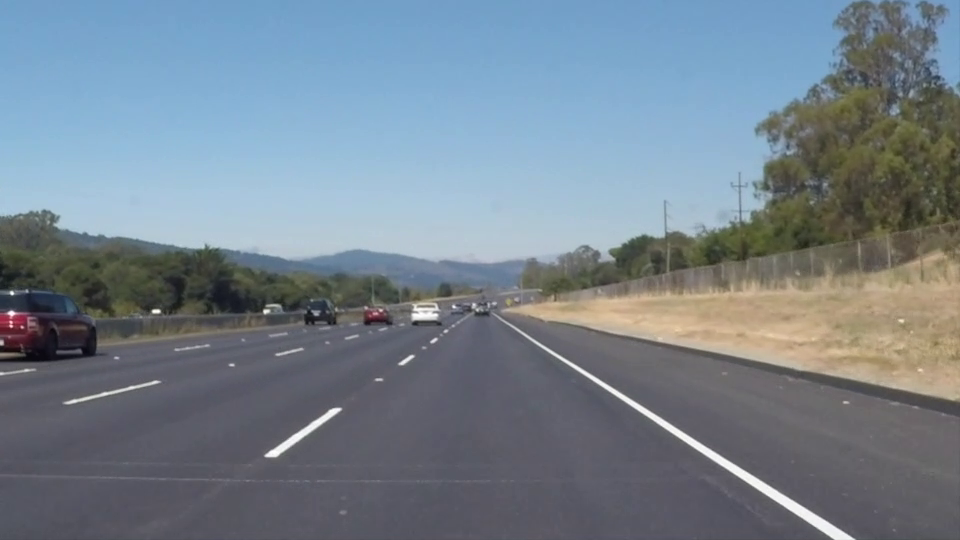
#> input picture frame 22 of solidWhiteRight.mp4, 960 x 540 px, given in place of seg1.mp4, which was not available
$ python hough3.py
#> lines starting #> are read from the running program, lines starting #| are printed output that depends on the picture; after the words box and inside, x2 and y2 are one past the last pixel; in counts of white or black regions, pixels touching at a corner belong together; pictures that were not available may be replaced by others from this repository, and a replacement may not be noted
### findroidot.py
# -*- coding: utf-8 -*-
"""
Created on Thu Apr 21 13:52:05 2022

@author: 지원
"""


import cv2
import numpy as np
import time

#외곽선 찾기
def findvertex(img):


    hsvLower = np.array([0, 0, 213]) # 추출할 색의 하한
    hsvUpper = np.array([130, 255, 255]) # 추출할 색의 상한
    hsv = cv2.cvtColor(img, cv2.COLOR_BGR2HSV) # 이미지를 HSV으로 변환
    hsv_mask = cv2.inRange(hsv, hsvLower, hsvUpper)


    '''cv2.imshow('HSV_test1', hsv_mask)'''


    contours, hierarchy = cv2.findContours(hsv_mask, cv2.RETR_EXTERNAL, cv2.CHAIN_APPROX_NONE)


    #image = cv2.drawContours(img, contours, -1, (0,255,0), 3)

    #cv2.imshow('line',image)
    return contours


#외곽선들 중에서 가장 큰 영역 찾기

# [106 lines left out: functions majorcontour, region_of_interest, topline, bottomline, minmax, finddot, not called in this run]


"""
start = time.time()
path = 'C:/jiwon/please/segmentation/outputs/result_1'
img_name = 'um_road_000003.png'
full_path = path + '/' +img_name

img_array = np.fromfile(full_path, np.uint8)
img = cv2.imdecode(img_array, cv2.IMREAD_COLOR)

h, w, c = img.shape

cv2.imshow('first', img)


contours = findvertex(img)
contour = majorcontour(contours)

# roi 그리기
roi = region_of_interest(img,[contour], (0, 0, 255))

cv2.imshow('roi', roi)


#최상점, 최하점
#contour[:,:,1]는 contour에서 y값만을 모은 배열


'''cv2.circle(img,leftmost,5,(0,0,255),-1)
cv2.circle(img,rightmost,5,(0,0,255),-1) '''

# 최상점, 최하점 빨간 점으로 표시


#cv2.imshow("dot",img)

#상한, 하한 선 그리기
t1 = topline(roi, contour, w,20)
b1 = bottomline(roi,contour,w,-20)


#그린 선을 기준으로 점 찾기
finddot(roi,contour,t1,b1,2)


cv2.imshow("finddot",roi)
print("time :", time.time() - start)


cv2.waitKey(0)
cv2.destroyAllWindows()


"""

### hough3.py
# -*- coding: utf-8 -*-
"""
Created on Tue Mar 29 17:46:12 2022

@author: 지원
"""

import matplotlib.image as mpimg
import numpy as np
import os
import io
import cv2
import math
import pickle
import findroidot as fr
import time

red = (0, 0, 255)
green = (0, 255, 0)
blue = (255, 0, 0)
white = (255, 255, 255)
yellow = (0, 255, 255)
deepgray = (43, 43, 43)

cyan = (255, 255, 0)
magenta = (255, 0, 255)
lime = (0, 255, 128)

font = cv2.FONT_HERSHEY_SIMPLEX
pts = np.array([[0, 0], [0, 0], [0, 0], [0, 0]], np.int32)
pts = pts.reshape((-1, 1, 2))

l_pos, r_pos, l_cent, r_cent = 0, 0, 0, 0
uxhalf, uyhalf, dxhalf, dyhalf = 0, 0, 0, 0
l_center, r_center, lane_center = ((0, 0)), ((0, 0)), ((0, 0))
next_frame = (0, 0, 0, 0, 0, 0, 0, 0)
first_frame = 1


# [15 lines left out: function region_of_interest, not called in this run]


def grayscale(img):
        return cv2.cvtColor(img, cv2.COLOR_RGB2GRAY)

def gaussoan_blur(img,ksize):
        return cv2.GaussianBlur(img,(ksize,ksize),0)

def canny(img,lt,ht):
    return cv2.Canny(img,lt,ht)

def get_slope(x1,y1,x2,y2):
    return (y2-y1)/(x2-x1)

# [113 lines left out: functions drawline, hough_lines, not called in this run]


def weighted_img(img, inimg, a= 0.8, b=1.0 ,c =0.0):
    return cv2.addWeighted(inimg, a, img, b, c)

# [52 lines left out: functions visualize, Region, not called in this run]


cap = cv2.VideoCapture("C:/jiwon/please/seg1.mp4")
pt = 0
fps = 50

while (cap.isOpened()):
    ret, image = cap.read()
#> image is the input picture: shape (540, 960, 3); mean B, G, R 141.9, 130.7, 117.7

    ct = time.time()-pt
    if(ret is True)and(ct>1./fps) :
        height, width = image.shape[:2] #이미지 높이, 너비
#> height = 540; width = 960
        ksize = 5

        gray = grayscale(image) #이미지를 회색화
#> in grayscale, `return cv2.cvtColor(img, cv2.COLOR_RGB2GRAY)`:
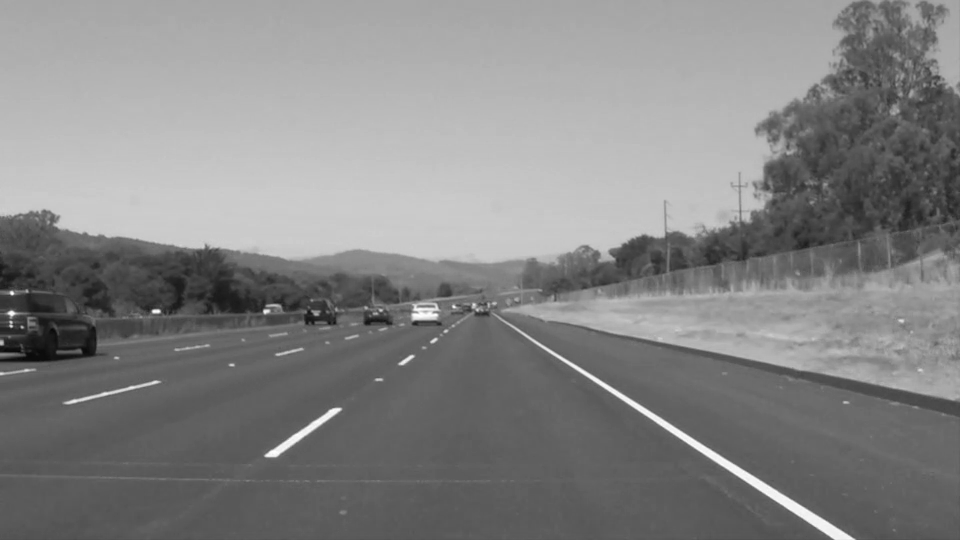
#> returned value: shape (540, 960); min 6, max 255, mean 132.6
        gaus = gaussoan_blur(gray,ksize) #라인을 부드럽게 해주는 가우시안 블러
        lt =100
        ht =150
        can= canny(gaus,lt,ht) #선을 검출하는 canny detection
#> in canny, `return cv2.Canny(img,lt,ht)`:
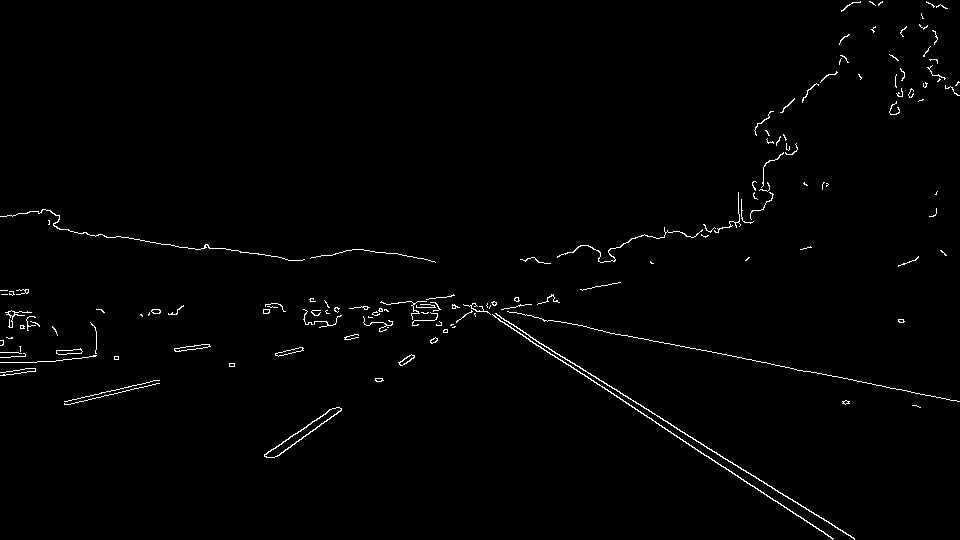
#> returned value: shape (540, 960); 1.1% white in thin lines or dots

        #cv2.imshow('can',can)
        contours = fr.findvertex(image) + fr.findvertex1(image)
#> in findvertex, `hsv = cv2.cvtColor(img, cv2.COLOR_BGR2HSV)`: hsv: shape (540, 960, 3); mean H, S, V 94.9, 54.6, 147.7
#> in findvertex, `hsv_mask = cv2.inRange(hsv, hsvLower, hsvUpper)`:
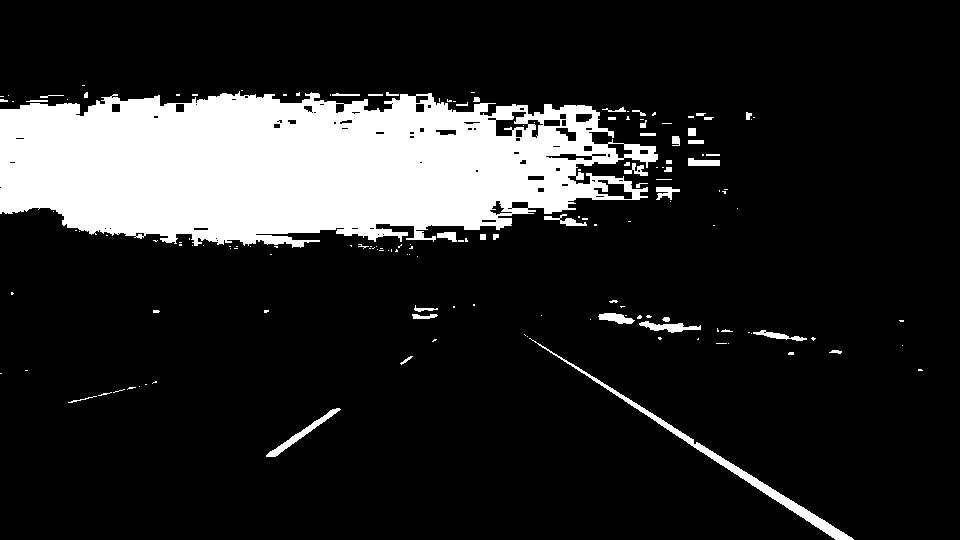
#> hsv_mask: shape (540, 960); 15.4% white; 157 white regions (112 under 20 px)
#> in findvertex, `contours, hierarchy = cv2.findContours(hsv_mask, cv2.RETR_EXTERNAL, cv..`: contours = 155 contours, 128 with area under 20; largest, box (x1, y1, x2, y2) and area: (0, 91, 658, 248) 75309, (529, 338, 854, 540) 1886, (266, 408, 341, 457) 428, (639, 321, 701, 333) 286, (598, 313, 635, 324) 213
#> (the run stopped early here; a loop or call above may not have finished)

$ run again, starting later in the video
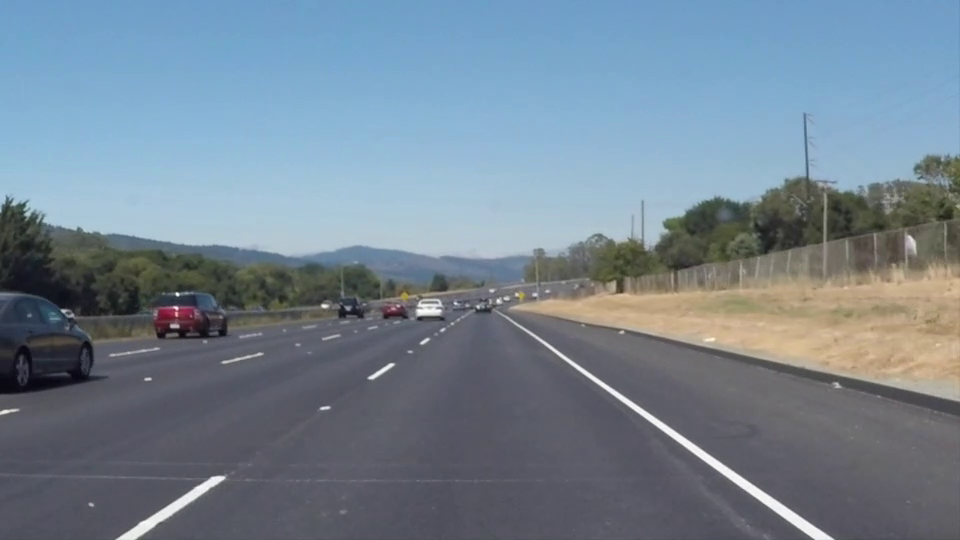
#> input picture frame 99 of solidWhiteRight.mp4, 960 x 540 px, given in place of seg1.mp4, which was not available
#> image is the input picture: shape (540, 960, 3); mean B, G, R 146, 132.3, 116.7
#> in canny, `return cv2.Canny(img,lt,ht)`:
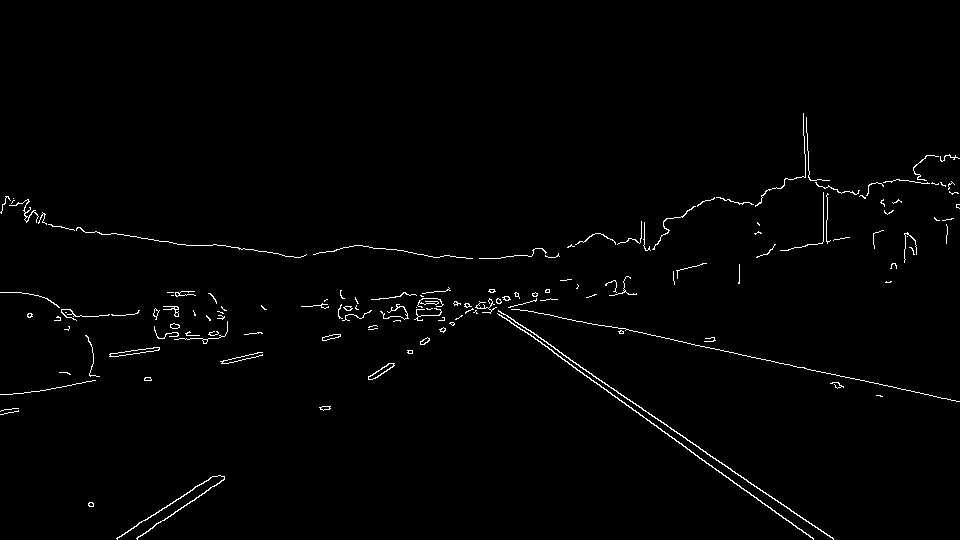
#> returned value: shape (540, 960); 1.2% white in thin lines or dots, all inside (x1, y1, x2, y2) = (0, 113, 960, 540)
#> hsv: shape (540, 960, 3); mean H, S, V 97.5, 57, 150.6
#> in findvertex, `hsv_mask = cv2.inRange(hsv, hsvLower, hsvUpper)`:
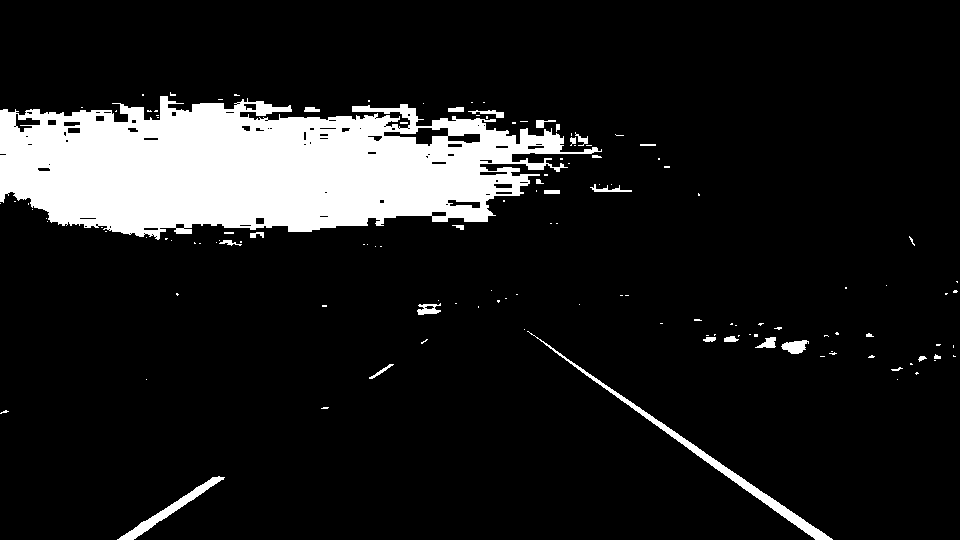
#> hsv_mask: shape (540, 960); 11.7% white; 131 white regions (102 under 20 px)
#> contours = 131 contours, 110 with area under 20; largest, box (x1, y1, x2, y2) and area: (0, 96, 602, 240) 56052, (527, 331, 833, 540) 1820, (117, 476, 225, 540) 838, (781, 340, 809, 354) 220, (417, 303, 441, 315) 154

$ run again, starting later in the video
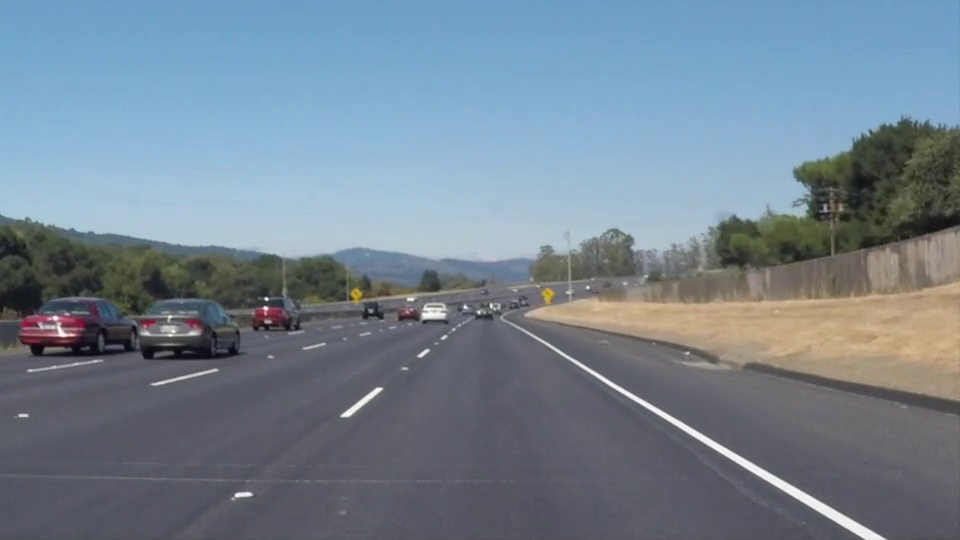
#> input picture frame 176 of solidWhiteRight.mp4, 960 x 540 px, given in place of seg1.mp4, which was not available
#> image is the input picture: shape (540, 960, 3); mean B, G, R 145.2, 131.6, 116.5
#> in canny, `return cv2.Canny(img,lt,ht)`:
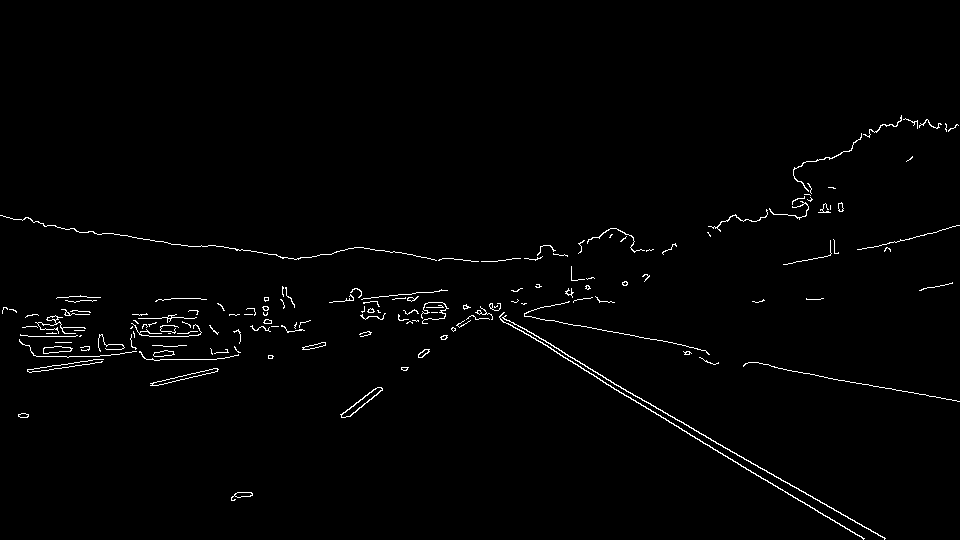
#> returned value: shape (540, 960); 1.3% white in thin lines or dots, all inside (x1, y1, x2, y2) = (0, 115, 960, 540)
#> hsv: shape (540, 960, 3); mean H, S, V 97, 56.8, 150.1
#> in findvertex, `hsv_mask = cv2.inRange(hsv, hsvLower, hsvUpper)`:
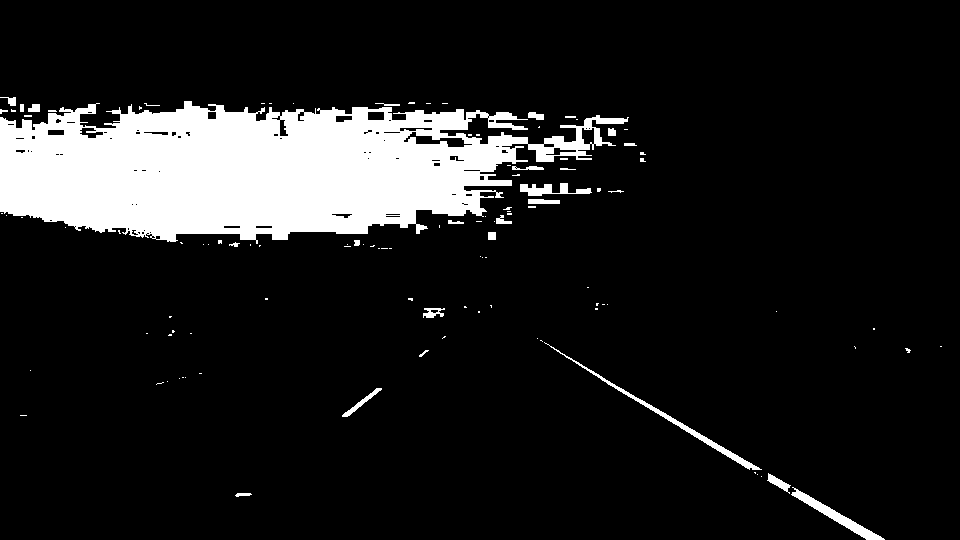
#> hsv_mask: shape (540, 960); 11.8% white; 112 white regions (85 under 20 px)
#> contours = 112 contours, 92 with area under 20; largest, box (x1, y1, x2, y2) and area: (0, 101, 629, 244) 57255, (544, 342, 762, 470) 765, (791, 487, 885, 540) 748, (520, 183, 592, 196) 368, (342, 388, 382, 417) 163
